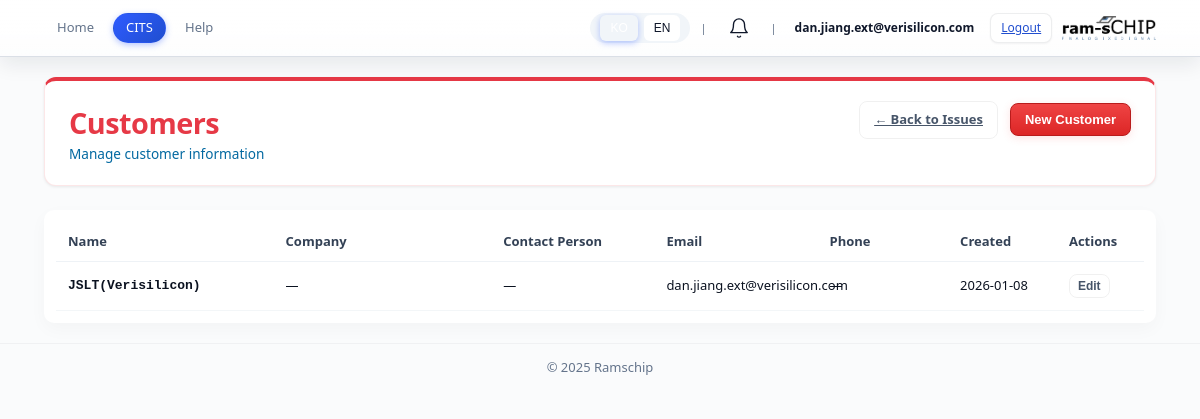
Before: /cits/customers (signed in) with the older database file.
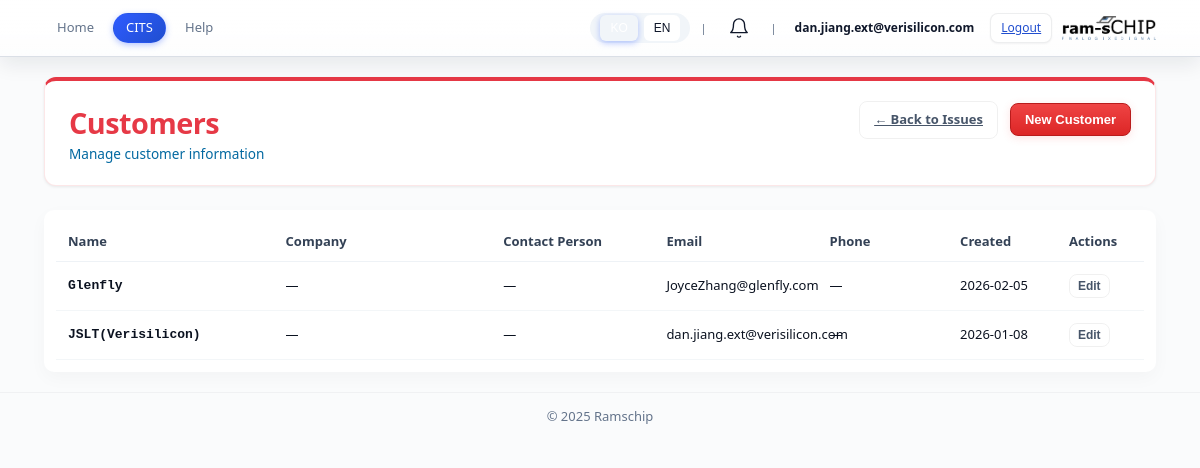
After: the same page with the newer database file.
### modules/cits/models.py (models this page shows)
class Customer(Base):
    __tablename__ = "customers"
    id: Mapped[int] = mapped_column(primary_key=True)
    name: Mapped[str] = mapped_column(String(255), unique=True, index=True)
    company: Mapped[str] = mapped_column(String(255), nullable=True)
    email: Mapped[str] = mapped_column(String(255), nullable=True)
    notes: Mapped[str] = mapped_column(Text, nullable=True)
    is_active: Mapped[bool] = mapped_column(default=True)
    created_at: Mapped[datetime] = mapped_column(default=datetime.utcnow)
    updated_at: Mapped[datetime] = mapped_column(default=datetime.utcnow, onupdate=datetime.utcnow)

### modules/cits/routes/customer_issue.py (the view)
@router.get('/customers', response_class=HTMLResponse)
def customers_list(request: Request):
    auth_check = ensure_authenticated(request)
    if auth_check:
        return auth_check
    if templates is None:
        return HTMLResponse("<h1>Error: Templates not initialized</h1>")
    locale = get_locale(request)
    db = get_customer_db_sync()
    try:
        customers = db.query(Customer).filter(Customer.is_active == True).order_by(Customer.name).all()
        def t(key: str, *args, **kwargs):
            return i18n_t(key, locale, **kwargs)
        return templates.TemplateResponse("modules/cits/customers.html", {
            "request": request,
            "locale": locale,
            "t": t,
            "customers": customers,
        })
    finally:
        db.close()

### templates/modules/cits/customers.html (shortened to what this page needs)
{% extends "base.html" %}
{% block content %}
<main class="container cits-root">
  <div class="dashboard-header-section cits-header">
    <div class="dashboard-header-content">
      <div>
        <h1 class="dashboard-title">Customers</h1>
        <p class="dashboard-subtitle">Manage customer information</p>
      </div>
      <div class="header-actions">
        <a href="/cits" class="cits-btn ghost">← Back to Issues</a>
        <button class="cits-btn cits-btn-primary" onclick="openNewCustomerModal()">New Customer</button>
      </div>
    </div>
  </div>
  <div class="issues-table-wrapper">
    <table class="issues-table">
      <thead>
        <tr>
          <th style="width: 20%;">Name</th>
          <th style="width: 20%;">Company</th>
          <th style="width: 15%;">Contact Person</th>
          <th style="width: 15%;">Email</th>
          <th style="width: 12%;">Phone</th>
          <th style="width: 10%;">Created</th>
          <th style="width: 8%;">Actions</th>
        </tr>
      </thead>
      <tbody>
        {% if customers %}
          {% for customer in customers %}
          <tr>
            <td><strong>{{ customer.name }}</strong></td>
            <td>{{ customer.company or '—' }}</td>
            <td>{{ customer.contact_person or '—' }}</td>
            <td>{{ customer.email or '—' }}</td>
            <td>{{ customer.phone or '—' }}</td>
            <td>{{ customer.created_at.strftime('%Y-%m-%d') if customer.created_at else '—' }}</td>
            <td>
              <button class="cits-btn ghost" style="padding: 4px 8px; font-size: 12px;" onclick="editCustomer({{ customer.id }}, '{{ customer.name }}', '{{ customer.company or '' }}', '{{ customer.email or '' }}', '{{ customer.phone or '' }}', '{{ customer.contact_person or '' }}', '{{ customer.notes or '' }}')">Edit</button>
            </td>
          </tr>
          {% endfor %}
        {% else %}
          <tr><td colspan="7" style="text-align: center; padding: 40px;">No customers yet. <a href="#" onclick="openNewCustomerModal();return false;">Create one</a></td></tr>
        {% endif %}
      </tbody>
    </table>
  </div>
</main>
{% endblock %}

### templates/base.html (shortened to what this page needs)
<!doctype html>
<html lang="ko">
<head>
  <link rel="stylesheet" href="/static/shared.css" />
  <link rel="stylesheet" href="/static/main.css" />
  <link rel="stylesheet" href="/static/auth.css" />
  <link rel="stylesheet" href="/static/admin_dashboard.css" />
  {% set path = request.url.path %}
  {% if path.startswith('/rpmt') or path.startswith('/admin') %}
  <link rel="stylesheet" href="/static/modules/rpmt/rpmt.css?v=4" />
  {% elif path.startswith('/svit') %}
  <link rel="stylesheet" href="/static/modules/svit/svit.css" />
  {% elif path.startswith('/cits') %}
  <link rel="stylesheet" href="/static/modules/cits/cits.css" />
  {% elif path.startswith('/apqp') %}
  <link rel="stylesheet" href="/static/modules/apqp/apqp.css" />
  {% elif path.startswith('/spec-center') %}
  <link rel="stylesheet" href="/static/modules/spec_center/spec_center.css" />
  {% elif path.startswith('/product-info') %}
  <link rel="stylesheet" href="/static/modules/product_info/product_info.css" />
  {% endif %}
</head>
<body class="bg">
  <header class="app-header header">
    <div class="header-inner">
      <div class="header-left">
        {% if path.startswith('/rpmt') or path.startswith('/admin') or path.startswith('/svit') or path.startswith('/main') or path.startswith('/admin-dashboard') or path.startswith('/apqp') or path.startswith('/spec-center') or path.startswith('/cits') or path.startswith('/profile') or path.startswith('/product-info') %}
        <nav class="nav-links">
          <a href="/" class="nav-link {% if path == '/' %}active{% endif %}">{{ t("common.home") }}</a>
          {% if path.startswith('/rpmt') or path.startswith('/admin') %}
          <a href="/rpmt" class="nav-link {% if path.startswith('/rpmt') or path.startswith('/admin') %}active{% endif %}">{{ t("nav.rpmt") }}</a>
          <a href="/rpmt/weekly" class="nav-link {% if path.startswith('/rpmt/weekly') %}active{% endif %}">{{ t("nav.weekly") }}</a>
          <a href="/rpmt/help" class="nav-link {% if path.startswith('/rpmt/help') %}active{% endif %}">{{ t("common.help") }}</a>
          {% if request.session.get("role") == "Admin" %}
          <a href="/rpmt/admin" class="nav-link {% if path.startswith('/rpmt/admin') or path.startswith('/admin') %}active{% endif %}">⚙️ {{ t("nav.admin", locale) }}</a>
          {% endif %}
          {% elif path.startswith('/apqp') %}
          <a href="/apqp" class="nav-link {% if path.startswith('/apqp') %}active{% endif %}">APQP</a>
          <a href="/apqp/help" class="nav-link {% if path.startswith('/apqp/help') %}active{% endif %}">{{ t("common.help") }}</a>
          {% elif path.startswith('/cits') %}
          <a href="/cits" class="nav-link {% if path.startswith('/cits') %}active{% endif %}">CITS</a>
          <a href="/cits/help" class="nav-link {% if path.startswith('/cits/help') %}active{% endif %}">{{ t("common.help") }}</a>
          {% elif path.startswith('/spec-center') %}
          <a href="/spec-center/" class="nav-link {% if path.startswith('/spec-center') %}active{% endif %}">{{ t("nav.spec_center", locale) }}</a>
          <a href="/spec-center/help" class="nav-link {% if path.startswith('/spec-center/help') %}active{% endif %}">{{ t("common.help") }}</a>
          {% elif path.startswith('/product-info') %}
          <a href="/product-info" class="nav-link {% if path.startswith('/product-info') %}active{% endif %}">{{ t("nav.product_info", locale) }}</a>
          {% elif path.startswith('/main') %}
          <a href="/main" class="nav-link {% if path == '/main' %}active{% endif %}">{{ t("nav.main") }}</a>
          {% if request.session.get("role") == "Admin" %}
          <a href="/main/admin" class="nav-link {% if path == '/main/admin' %}active{% endif %}">⚙️ {{ t("nav.admin", locale) }}</a>
          {% endif %}
          {% endif %}
        </nav>
        {% endif %}
      </div>
      <div class="header-right">
        <div class="lang-selector" role="group" aria-label="Language selector">
          <button onclick="setLanguage('ko')" aria-label="{{ t('common.lang_ko') }}" class="lang-btn {% if request.cookies.get('lang', 'ko') == 'ko' %}active{% endif %}">KO</button>
          <button onclick="setLanguage('en')" aria-label="{{ t('common.lang_en') }}" class="lang-btn {% if request.cookies.get('lang', 'ko') == 'en' %}active{% endif %}">EN</button>
        </div>
        {% if request.session.get("is_authenticated") %}
        <span class="divider">|</span>
        <div class="notification-container">
          <button class="notification-bell" id="notificationBell" aria-label="Notifications" title="{{ t('common.notifications', locale) }}">
            <svg xmlns="http://www.w3.org/2000/svg" viewBox="0 0 24 24" fill="none" stroke="currentColor" stroke-width="2" stroke-linecap="round" stroke-linejoin="round">
              <path d="M18 8A6 6 0 0 0 6 8c0 7-3 9-3 9h18s-3-2-3-9"></path>
              <path d="M13.73 21a2 2 0 0 1-3.46 0"></path>
            </svg>
          </button>
        </div>
        {% endif %}
        {% if request.session.get("is_authenticated") %}
        <span class="divider">|</span>
        <div class="user-info">
          <a href="/profile" class="user-id-link">{{ request.session.get("english_name") }}</a>
          <a href="/auth/logout" class="btn small ghost logout-link">{{ t("common.logout") }}</a>
        </div>
        {% elif request.url.path.startswith('/main') or request.url.path.startswith('/rpmt/admin') or request.url.path.startswith('/svit/admin') %}
        <span class="divider">|</span>
        <a href="/auth/logout" class="btn small ghost logout-link">{{ t("common.logout") }}</a>
        {% endif %}
        <a href="/" class="brand header-logo">
          <img src="/static/ramschip_logo.png" alt="Ramschip" class="logo" />
        </a>
      </div>
    </div>
  </header>
  {% block content %}{% endblock %}
  <footer class="app-footer">
    <div>© {{ now().year if now else 2025 }} Ramschip</div>
  </footer>
</body>
</html>

### static/main.css (style rules this page uses)
.btn { padding: 8px 12px; border: none; border-radius: 4px; font-size: 0.85rem; font-weight: 600; cursor: pointer; transition: all 0.2s ease; }

### static/modules/cits/cits.css (style rules this page uses)
.cits-root { --cits-accent: #e63946; --cits-text-primary: #0b1220; --cits-text-secondary: #475569; --cits-border: #eef2f6; --cits-bg-light: #f8fafb; }
.cits-root .btn, .cits-btn { display: inline-flex; align-items: center; gap: 8px; padding: 8px 14px; border-radius: 8px; border: none; cursor: pointer; font-weight: 600; font-size: 13px; transition: all 0.2s ease; }
.cits-root .btn-primary, .cits-btn-primary { background: linear-gradient(135deg, #ef4444 0%, #dc2626 100%); color: white; box-shadow: 0 2px 8px rgba(239, 68, 68, 0.15); }
.cits-root .btn-ghost, .cits-btn.ghost { background: transparent; border: 1px solid rgba(0, 0, 0, 0.06); color: var(--cits-text-secondary); }
.cits-root .dashboard-header-section { background: #ffffff; color: var(--cits-accent); border-top: 4px solid var(--cits-accent); }
.cits-header { background: linear-gradient(135deg, rgba(230, 57, 70, 0.06) 0%, rgba(230, 57, 70, 0.02) 100%); border: 1px solid rgba(230, 57, 70, 0.12); }
.cits-header .dashboard-title { color: var(--cits-accent); font-weight: 800; }
.cits-header .header-actions { display: flex; gap: 12px; align-items: center; justify-content: flex-end; }
.cits-root .issues-table-wrapper { margin-top: 18px; background: #fff; border-radius: 10px; padding: 12px; box-shadow: 0 6px 18px rgba(6, 22, 33, 0.03); position: relative; overflow: auto; }
.cits-root .issues-table { width: 100%; border-collapse: collapse; font-size: 13px; table-layout: fixed; min-width: 900px; }
.cits-root .issues-table thead th { text-align: left; padding: 10px 12px; color: #334155; font-weight: 700; border-bottom: 1px solid var(--cits-border); }
.cits-root .issues-table tbody td { padding: 12px; border-bottom: 1px solid #f3f6f8; color: var(--cits-text-primary); vertical-align: middle; }
.cits-root .issues-table td:first-child { font-family: monospace; color: var(--cits-text-primary); font-weight: 700; }
.cits-btn.cits-btn-primary { background: linear-gradient(180deg, #ef4444 0%, #dc2626 100%); border: 1px solid #b91c1c; }

Changed rows visible on the page:
added Customer: name "Glenfly", company "—", contact_person "—", email "JoyceZhang@glenfly.com", phone "—", created_at "2026-02-05"
